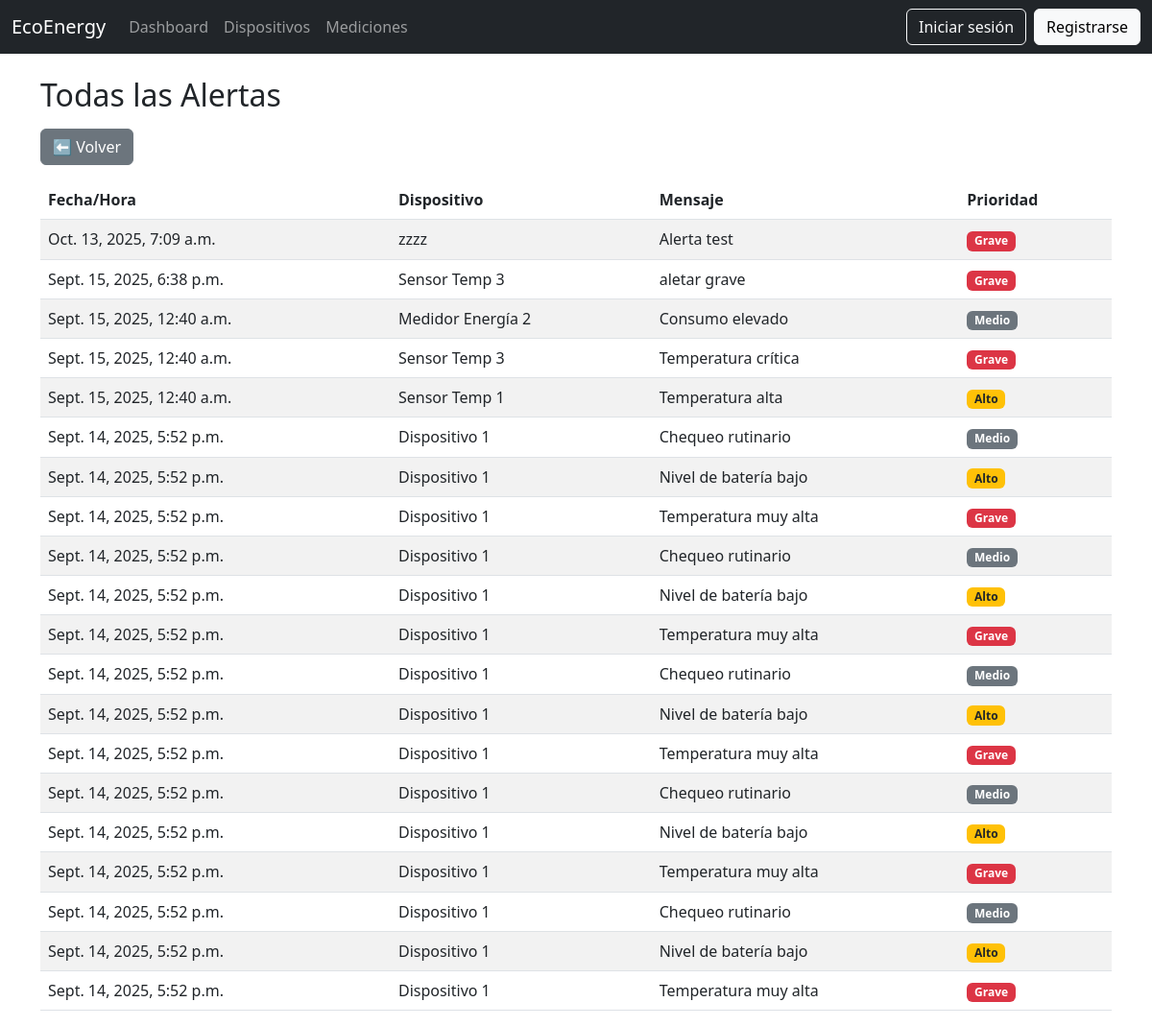
/alerts/, run on an earlier commit of the app's database.
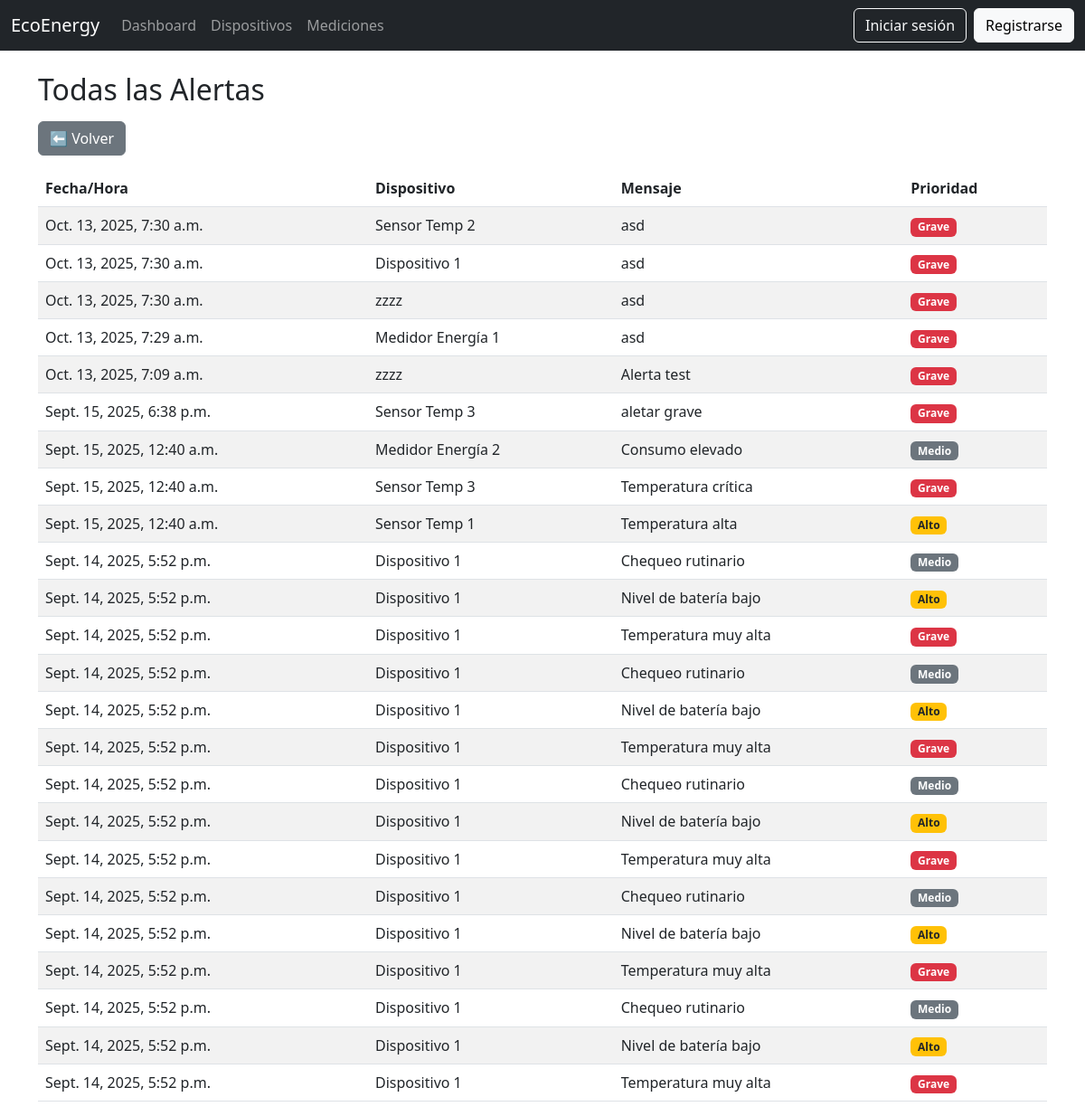
And on a later commit of the database.
### core/models.py (models this page shows, shortened)
class Alert(models.Model):
    PRIORITY_CHOICES = [
        ("grave", "Grave"),
        ("alto", "Alto"),
        ("medio", "Mediano"),
    ]
    device = models.ForeignKey("Device", on_delete=models.CASCADE)
    message = models.TextField()
    priority = models.CharField(max_length=10, choices=PRIORITY_CHOICES, default="medio")
    created_at = models.DateTimeField(auto_now_add=True)

class Device(models.Model):
    name = models.CharField(max_length=100)
    category = models.ForeignKey(Category, on_delete=models.CASCADE)
    zone = models.ForeignKey(Zone, on_delete=models.CASCADE)
    organization = models.ForeignKey(Organization, on_delete=models.CASCADE)
    created_at = models.DateTimeField(auto_now_add=True)
    updated_at = models.DateTimeField(auto_now=True)
    deleted_at = models.DateTimeField(null=True, blank=True)

### core/views.py (the view)
# urls.py: path("alerts/", views.alert_list, name="alert_list"),
def alert_list(request):
    alerts = Alert.objects.select_related("device").order_by("-created_at")
    return render(request, "core/alert_list.html", {"alerts": alerts})

### core/templates/core/alert_list.html
{% extends "base.html" %}
{% block content %}
<div class="container mt-4">
  <h2 class="mb-3">Todas las Alertas</h2>
  <a href="javascript:history.back()" class="btn btn-secondary mb-3">⬅ Volver</a>
  <table class="table table-striped">
    <thead>
      <tr>
        <th>Fecha/Hora</th>
        <th>Dispositivo</th>
        <th>Mensaje</th>
        <th>Prioridad</th>
      </tr>
    </thead>
    <tbody>
      {% for a in alerts %}
      <tr>
        <td>{{ a.created_at }}</td>
        <td>{{ a.device.name }}</td>
        <td>{{ a.message }}</td>
        <td>
          {% if a.priority == "grave" %}
            <span class="badge bg-danger">Grave</span>
          {% elif a.priority == "alto" %}
            <span class="badge bg-warning text-dark">Alto</span>
          {% elif a.priority == "medio" %}
            <span class="badge bg-secondary">Medio</span>
          {% else %}
            <span class="badge bg-light text-dark">{{ a.priority }}</span>
          {% endif %}
        </td>
      </tr>
      {% empty %}
      <tr><td colspan="4">No hay alertas registradas</td></tr>
      {% endfor %}
    </tbody>
  </table>
</div>
{% endblock %}

### core/templates/base.html (shortened to what this page needs)
<!DOCTYPE html>
<html lang="en">
<head>
  <link href="https://cdn.jsdelivr.net/npm/bootstrap@5.3.0/dist/css/bootstrap.min.css" rel="stylesheet">
</head>
<body>
  <nav class="navbar navbar-expand-lg navbar-dark bg-dark">
    <div class="container-fluid">
      <a class="navbar-brand" href="{% url 'dashboard' %}">EcoEnergy</a>
      <div class="collapse navbar-collapse" id="navbarNav">
        <ul class="navbar-nav me-auto mb-2 mb-lg-0">
          <li class="nav-item">
            <a class="nav-link" href="{% url 'dashboard' %}">Dashboard</a>
          </li>
          <li class="nav-item">
            <a class="nav-link" href="{% url 'device_list' %}">Dispositivos</a>
          </li>
          <li class="nav-item">
            <a class="nav-link" href="{% url 'measurement_list' %}">Mediciones</a>
          </li>
        </ul>
        <div class="d-flex">
          <a href="{% url 'login' %}" class="btn btn-outline-light me-2">Iniciar sesión</a>
          <a href="{% url 'register' %}" class="btn btn-light">Registrarse</a>
        </div>
      </div>
    </div>
  </nav>
  <main>
    {% block content %}{% endblock %}
  </main>
</body>
</html>

What changed in the data, as far as the page shows it:
added Alert: created_at "Oct. 13, 2025, 7:30 a.m.", device.name "Sensor Temp 2", message "asd", priority "Grave"
added Alert: created_at "Oct. 13, 2025, 7:30 a.m.", device.name "Dispositivo 1", message "asd", priority "Grave"
added Alert: created_at "Oct. 13, 2025, 7:30 a.m.", device.name "zzzz", message "asd", priority "Grave"
added Alert: created_at "Oct. 13, 2025, 7:29 a.m.", device.name "Medidor Energía 1", message "asd", priority "Grave"
